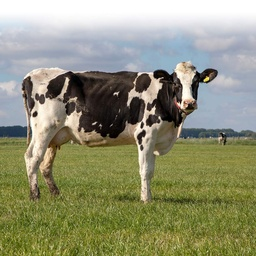
#> input picture data/bg/sapiy.jpg, 256 x 256 px, shrunk from 980 x 980 before the run
$ jupyter execute 'edge copy.ipynb'
#> lines starting #> are read from the running program, lines starting #| are printed output that depends on the picture
### image_util.py
import numpy as np
import matplotlib.pyplot as plt
import math

class I:
    '''
    Custom Image Class
    '''
    image=[[]]

    def __init__(self, image: list):
        self.image = image

    @staticmethod
    def from_np(image: np.ndarray) -> 'I':
        # convert np array to list
        image = image.tolist()
        return I(image)

    # [5 lines left out: function read, not called in this run]

    @staticmethod
    def show(img: list, gray=False) -> None:
        params = {}
        if gray:
            params['cmap'] = 'gray'

        plt.imshow(img, **params)
        plt.show()

    def display(self) -> None:
        plt.imshow(self.image)
        plt.show()

    @staticmethod
    def to_gray(img: list) -> list:
        gray_img = []
        for row in img:
            gray_row = []
            for px in row:
                gray_px = int(I.rgb_to_gray_px(px[0], px[1], px[2]))
                gray_row.append(gray_px)
            gray_img.append(gray_row)
        return gray_img

    def rgb_to_gray_px(r, g, b):
        return (r + g + b) / 3

    @staticmethod
    def flatten(img: list) -> list:
        '''
        flatten a 3D image to 2D
        '''
        flattened_img = []
        for row in img:
            for px in row:
                flattened_img.append(px)
        return flattened_img

    # [23 lines left out: functions extract_channels, extract_channel, not called in this run]

    @staticmethod
    def bl_resize(original_img, new_h, new_w):
        src_h, src_w, c = I.shape(original_img)
        resized_img = []

        # Calculate scaling factors
        scale_h = float(src_h) / new_h
        scale_w = float(src_w) / new_w

        # Iterate over each pixel in the resized image
        for y in range(new_h):
            row = []
            for x in range(new_w):
                # Calculate the corresponding position in the original image
                src_y = (y + 0.5) * scale_h - 0.5
                src_x = (x + 0.5) * scale_w - 0.5

                # Get the four surrounding pixels
                src_y1 = int(math.floor(src_y))
                src_x1 = int(math.floor(src_x))
                src_y2 = min(src_y1 + 1, src_h - 1)
                src_x2 = min(src_x1 + 1, src_w - 1)

                # Calculate the weights for interpolation
                w1 = (src_y2 - src_y) * (src_x2 - src_x)
                w2 = (src_y2 - src_y) * (src_x - src_x1)
                w3 = (src_y - src_y1) * (src_x2 - src_x)
                w4 = (src_y - src_y1) * (src_x - src_x1)

                # Perform bilinear interpolation for each color channel
                interpolated_px = []
                for ch in range(c):
                    interpolated_ch = (
                        original_img[src_y1][src_x1][ch] * w1 +
                        original_img[src_y1][src_x2][ch] * w2 +
                        original_img[src_y2][src_x1][ch] * w3 +
                        original_img[src_y2][src_x2][ch] * w4
                    )
                    interpolated_px.append(int(interpolated_ch))
                row.append(interpolated_px)
            resized_img.append(row)

        return resized_img

    # [30 lines left out: functions rgb_to_hsv, rgb_to_hsv_px, not called in this run]

    @staticmethod
    def shape(img_list: list):
        row = len(img_list)
        col = len(img_list[0])
        c = len(img_list[0][0])
        return row, col, c

    # [39 lines left out: functions multiply_img, normalize, not called in this run]

### canny_operator.py
import matplotlib.pyplot as plt
import copy
import math
from image_util import I

# Utilities for Canny edge detection
def pad_image(image, padding_height, padding_width):
    image = copy.deepcopy(image) # Avoid modifying the original image
    padded_image = []
    rows = len(image)
    cols = len(image[0])
    channels = len(image[0][0]) if type(image[0][0]) == list else 1

    # Adjust channels
    zeros = [0] * channels
    if (channels == 1):
        zeros = 0

    # Pad rows at the top and bottom
    for i in range(padding_height):
        padded_image.append([zeros] * cols)
    for row in image:
        padded_image.append(row)
    for i in range(padding_height):
        padded_image.append([zeros] * cols)

    # Pad columns at the left and right
    for i in range(len(padded_image)):
        for j in range(padding_width):
            padded_image[i].insert(0, zeros)
        for j in range(padding_width):
            padded_image[i].append(zeros)

    return copy.deepcopy(padded_image)

def convolution(image, kernel):
    '''
    Performs convolution between an image and a kernel
    '''
    image = copy.deepcopy(image) # Avoid modifying the original image

    padding_height = len(kernel) // 2
    padding_width = len(kernel[0]) // 2

    # Pad the image
    padded_image = pad_image(image, padding_height, padding_width)

    # Create an output matrix with the same dimensions as the input image
    output = [[0] * len(image[0]) for i in range(len(image))]

    # Perform convolution
    image_height = len(image)
    image_width = len(image[0])
    kernel_height = len(kernel)
    kernel_width = len(kernel[0])

    for i in range(image_height):
        for j in range(image_width):
            for k in range(kernel_height):
                for l in range(kernel_width):
                    # kernel multiplication
                    if type(padded_image[i + k][j + l]) == list:
                        result = [x * kernel[k][l] for x in padded_image[i + k][j + l]]
                    else: # Assume it's a number
                        result = padded_image[i + k][j + l] * kernel[k][l]
                    output[i][j] = output[i][j] + int(result)
    return output

# Functions for Canny edge detection

# Gaussian blur
def generate_gaussian_kernel(size, sigma):
    kernel = [[0.0] * size for _ in range(size)]
    center = size // 2
    total = 0.0

    for i in range(size):
        for j in range(size):
            x = i - center
            y = j - center
            exponent = -(x ** 2 + y ** 2) / (2 * sigma ** 2)
            kernel[i][j] = math.exp(exponent)
            total += kernel[i][j]

    # Normalize the kernel
    for i in range(size):
        for j in range(size):
            kernel[i][j] /= total
            kernel[i][j] = round(kernel[i][j], 2)

    return kernel

def gaussian_blur(image, kernel_size, sigma):
    kernel = generate_gaussian_kernel(kernel_size, sigma)
    return convolution(image, kernel)

# Sobel operator
def sobel_operator(
    img: list,
    x_kernel: list = [[-1, 0, 1],
                     [-2, 0, 2],
                     [-1, 0, 1]],
    y_kernel: list = [[-1, -2, -1],
                      [0, 0, 0],
                      [1, 2, 1]]
    ) -> list:
    '''
    detect edges in an image
    '''
    # convert image to grayscale
    if type(img[0][0]) != int and len(img[0][0]) == 3:
        img = I.to_gray(img)

    # calculate the gradient in the x-direction and y-direction
    Ix = convolution(img, x_kernel)
    Iy = convolution(img, y_kernel)

    return Ix, Iy

# Gradient Magnitude
def gradient_magnitude(Ix, Iy):
    '''
    calculate the magnitude of the gradient
    '''
    # create edge image
    magnitude = []

    # loop through the image
    for i in range(len(Ix)):
        magnitude.append([])
        for j in range(len(Ix[0])):
            # remove edge pixels in image boundary
            if i == 0 or i == len(Ix) - 1 or j == 0 or j == len(Ix[0]) - 1:
                magnitude[i].append(0)
                continue
            # calculate the gradient magnitude
            magnitude[i].append(int((Ix[i][j]**2 + Iy[i][j]**2)**0.5))

    return magnitude

# Gradient Direction
def gradient_direction(Ix, Iy):
    Itheta = []
    for i in range(len(Ix)):
        Itheta.append([])
        for j in range(len(Ix[0])):
            Itheta[i].append(int(math.atan2(Iy[i][j], Ix[i][j]) * 180 / math.pi))

    return Itheta

# Non-Maximum Suppression
def non_max_supp(Ixy, Itheta):
    h, w = len(Ixy), len(Ixy[0])
    res = [[0] * w for _ in range(h)]

    # normalize the gradient direction
    for i in range(h):
        for j in range(w):
            if Itheta[i][j] < 0:
                Itheta[i][j] += 180

    for i in range(1, h-1):
        for j in range(1, w-1):
            q, r = 255, 255
            # angle 0
            if (0 <= Itheta[i][j] < 22.5) or (157.5 <= Itheta[i][j] <= 180):
                q = Ixy[i][j+1]
                r = Ixy[i][j-1]
            # angle 45
            elif 22.5 <= Itheta[i][j] < 67.5:
                q = Ixy[i+1][j-1]
                r = Ixy[i-1][j+1]
            # angle 90
            elif 67.5 <= Itheta[i][j] < 112.5:
                q = Ixy[i+1][j]
                r = Ixy[i-1][j]
            # angle 135
            elif 112.5 <= Itheta[i][j] < 157.5:
                q = Ixy[i-1][j-1]
                r = Ixy[i+1][j+1]

            # non-maximum suppression
            if (Ixy[i][j] >= q) and (Ixy[i][j] >= r):
                res[i][j] = Ixy[i][j]
            else:
                res[i][j] = 0

    return res

# Double Thresholding
def double_threshold(img, low=0.05, high=0.09):
    # get max value of the image
    max_val = max([max(i) for i in img])
    if max_val > 255:
        max_val = 255

    high_threshold = max_val * high
    low_threshold = high_threshold * low

    h, w = len(img), len(img[0])
    res = [[0] * w for _ in range(h)]

    weak = 25
    strong = 255

    strong_i, strong_j = [], []
    weak_i, weak_j = [], []

    for i in range(h):
        for j in range(w):
            if img[i][j] >= high_threshold:
                res[i][j] = strong
                strong_i.append(i)
                strong_j.append(j)
            elif img[i][j] >= low_threshold:
                res[i][j] = weak
                weak_i.append(i)
                weak_j.append(j)

    return res, weak, strong

# Hysteresis
# [16 lines left out: function hysteresis, not called in this run]

def set_weak_to_zero(res, weak):
    img = copy.deepcopy(res)
    for i in range(len(img)):
        for j in range(len(img[0])):
            if img[i][j] == weak:
                img[i][j] = 0
    return img


# final
def canny_edge_detector(img, low=0.05, high=0.09, hyst=True, verbose=False):
    gray = I.to_gray(img)
    blur = gaussian_blur(gray, 3, 1)
    Ix, Iy = sobel_operator(blur)
    Ixy = gradient_magnitude(Ix, Iy)
    Itheta = gradient_direction(Ix, Iy)
    nms = non_max_supp(Ixy, Itheta)
    res, weak, strong = double_threshold(nms, low, high)

    if hyst:
        final = hysteresis(res, weak, strong)
    else:
        final = set_weak_to_zero(res, weak)

    if verbose:
        fig, ax = plt.subplots(ncols=1, nrows=8, figsize=(20, 20))

        ax[0].imshow(blur, cmap='gray')
        ax[0].set_title('Gaussian Blur')
        ax[0].axis('off')

        ax[1].imshow(Ix, cmap='gray')
        ax[1].set_title('Difference X')
        ax[1].axis('off')

        ax[2].imshow(Iy, cmap='gray')
        ax[2].set_title('Difference Y')
        ax[2].axis('off')

        ax[3].imshow(Ixy, cmap='gray')
        ax[3].set_title('Gradient Magnitude')
        ax[3].axis('off')

        ax[4].imshow(Itheta, cmap='gray')
        ax[4].set_title('Gradient Direction')
        ax[4].axis('off')

        ax[5].imshow(nms, cmap='gray')
        ax[5].set_title('Non-Maximum Suppression')
        ax[5].axis('off')

        ax[6].imshow(res, cmap='gray')
        ax[6].set_title('Double Thresholding')
        ax[6].axis('off')

        ax[7].imshow(final, cmap='gray')
        ax[7].set_title('Final')
        ax[7].axis('off')


    return final

### edge copy.ipynb
[cell 1]
import matplotlib.pyplot as plt
from image_util import I

## Filters
---

forward difference: $ f'(x) = \frac{f(x+h) - f(x)}{h}$

backward difference: $ f'(x) = \frac{f(x) - f(x-h)}{h}$

central difference: $f'(x)=\frac{f(x+h) - f(x-h)}{2h}$

### Padding

[cell 2]
import copy

def pad_image(image, padding_height, padding_width):
    image = copy.deepcopy(image) # Avoid modifying the original image
    padded_image = []
    rows = len(image)
    cols = len(image[0])
    channels = len(image[0][0]) if type(image[0][0]) == list else 1

    # Adjust channels
    zeros = [0] * channels
    if (channels == 1):
        zeros = 0

    # Pad rows at the top and bottom
    for i in range(padding_height):
        padded_image.append([zeros] * cols)
    for row in image:
        padded_image.append(row)
    for i in range(padding_height):
        padded_image.append([zeros] * cols)

    # Pad columns at the left and right
    for i in range(len(padded_image)):
        for j in range(padding_width):
            padded_image[i].insert(0, zeros)
        for j in range(padding_width):
            padded_image[i].append(zeros)

    return copy.deepcopy(padded_image)

### Convolution

[cell 3]
import copy

def convolution(image, kernel):
    '''
    Performs convolution between an image and a kernel
    '''
    image = copy.deepcopy(image) # Avoid modifying the original image

    padding_height = len(kernel) // 2
    padding_width = len(kernel[0]) // 2

    # Pad the image
    padded_image = pad_image(image, padding_height, padding_width)

    # Create an output matrix with the same dimensions as the input image
    output = [[0] * len(image[0]) for i in range(len(image))]

    # Perform convolution
    image_height = len(image)
    image_width = len(image[0])
    kernel_height = len(kernel)
    kernel_width = len(kernel[0])

    for i in range(image_height):
        for j in range(image_width):
            for k in range(kernel_height):
                for l in range(kernel_width):
                    # kernel multiplication
                    if type(padded_image[i + k][j + l]) == list:
                        result = [x * kernel[k][l] for x in padded_image[i + k][j + l]]
                    else: # Assume it's a number
                        result = padded_image[i + k][j + l] * kernel[k][l]
                    output[i][j] = output[i][j] + int(result)
    return output

### Edge detection

[cell 4]
from canny_operator import canny_edge_detector

[cell 5]
def edge_detection(
    img: list,
    x_kernel: list = [[-1, 0, 1],
                     [-2, 0, 2],
                     [-1, 0, 1]],
    y_kernel: list = [[-1, -2, -1],
                      [0, 0, 0],
                      [1, 2, 1]]
    ) -> list:
    '''
    detect edges in an image
    '''
    # convert image to grayscale
    if type(img[0][0]) != int and len(img[0][0]) == 3:
        img = I.to_gray(img)

    # create edge image
    edge = []

    # calculate the gradient in the x-direction and y-direction
    Ix = convolution(img, x_kernel)
    Iy = convolution(img, y_kernel)

    # loop through the image
    for i in range(len(img)):
        edge.append([])
        for j in range(len(img[0])):
            # remove edge pixels in image boundary
            if i == 0 or i == len(img) - 1 or j == 0 or j == len(img[0]) - 1:
                edge[i].append([0])
                continue
            # calculate the gradient magnitude
            edge[i].append([int((Ix[i][j]**2 + Iy[i][j]**2)**0.5)])

    return edge

[cell 6]
def edge_threshold(edge: list, threshold: int = 100) -> list:
    '''
    threshold the edge image
    '''
    # create a copy of the edge image
    edge = copy.deepcopy(edge)

    # loop through the image
    for i in range(len(edge)):
        for j in range(len(edge[0])):
            # threshold the pixel
            if edge[i][j][0] > threshold:
                edge[i][j] = 255
            else:
                edge[i][j] = 0

    return edge

### Median Filter

[cell 7]
def median_filter(gray_img, mask=3):
    """
    :param gray_img: gray image
    :param mask: mask size
    :return: image with median filter
    """
    # set image borders
    bd = int(mask / 2)

    row = len(gray_img)
    col = len(gray_img[0])

    # copy image size
    median_img = [[0] * col for i in range(row)]

    for i in range(bd, row - bd):
        for j in range(bd, col - bd):
            # get mask according with mask
            kernel = [[gray_img[i - bd + k][j - bd + l] for l in range(mask)] for k in range(mask)]
            kernel = I.flatten(kernel)
            sorted_list = sorted(kernel)
            # calculate mask median
            median = sorted_list[int(len(sorted_list) / 2)]
            median_img[i][j] = median
    return median_img

[cell 8]
img = I.from_np(plt.imread('data/bg/sapiy.jpg')).image
#> in from_np, `image = image.tolist()`: image = 256 items
#> img = 256 items
gray = I.to_gray(img)
#> gray = 256 items
median = median_filter(gray, mask=5)
#> in median_filter, `row = len(gray_img)`: row = 256
#> in median_filter, `median_img = [[0] * col for i in range(row)]`: median_img = 256 items
#> median = 256 items
I.show(median, gray=True)
#> in show, `plt.show()`:
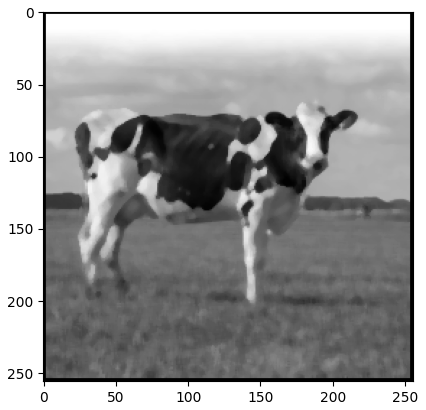
#> figure drawn by matplotlib, 1 panel

### Gaussian Filter

[cell 9]
import math

def generate_gaussian_kernel(size, sigma):
    kernel = [[0.0] * size for _ in range(size)]
    center = size // 2
    total = 0.0

    for i in range(size):
        for j in range(size):
            x = i - center
            y = j - center
            exponent = -(x ** 2 + y ** 2) / (2 * sigma ** 2)
            kernel[i][j] = math.exp(exponent)
            total += kernel[i][j]

    # Normalize the kernel
    for i in range(size):
        for j in range(size):
            kernel[i][j] /= total
            kernel[i][j] = round(kernel[i][j], 2)

    return kernel

[cell 10]
gaussian_kernel = generate_gaussian_kernel(5, 2)
gaussian_kernel

[cell 11]
blurred_img = convolution(gray, gaussian_kernel)
#> in pad_image, `rows = len(image)`: rows = 256
#> in pad_image, `channels = len(image[0][0]) if type(image[0][0]) == list else 1`: channels = 1
#> in pad_image, `zeros = [0] * channels`: zeros = [0]
#> after the loop in pad_image, `for i in range(padding_height):`: padded_image = 2 items
#> after the loop in pad_image, `for row in image:`: padded_image = 258 items
#> after the loop in pad_image, `for i in range(padding_height):`: padded_image = 260 items
#> in convolution, `output = [[0] * len(image[0]) for i in range(len(image))]`: output = 256 items
#> in convolution, `image_height = len(image)`: image_height = 256
#> blurred_img = 256 items

[cell 12]
I.show(blurred_img, gray=True)
#> call 2 of show, with gray = True
#> in show (call 2), `plt.show()`:
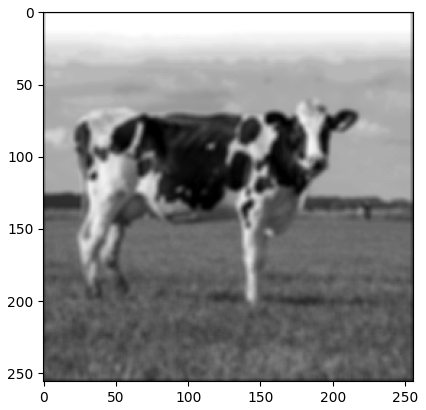
#> figure drawn by matplotlib, 1 panel

[cell 13]
edge = edge_detection(blurred_img)
#> edge = 256 items
edge = edge_threshold(edge, threshold=110)
I.show(edge, gray=True)
#> call 3 of show, with gray = True
#> in show (call 3), `plt.show()`:
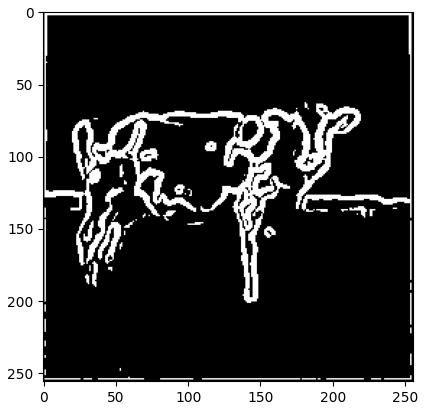
#> figure drawn by matplotlib, 1 panel
#> (the rest of the program and of its run is left out)
